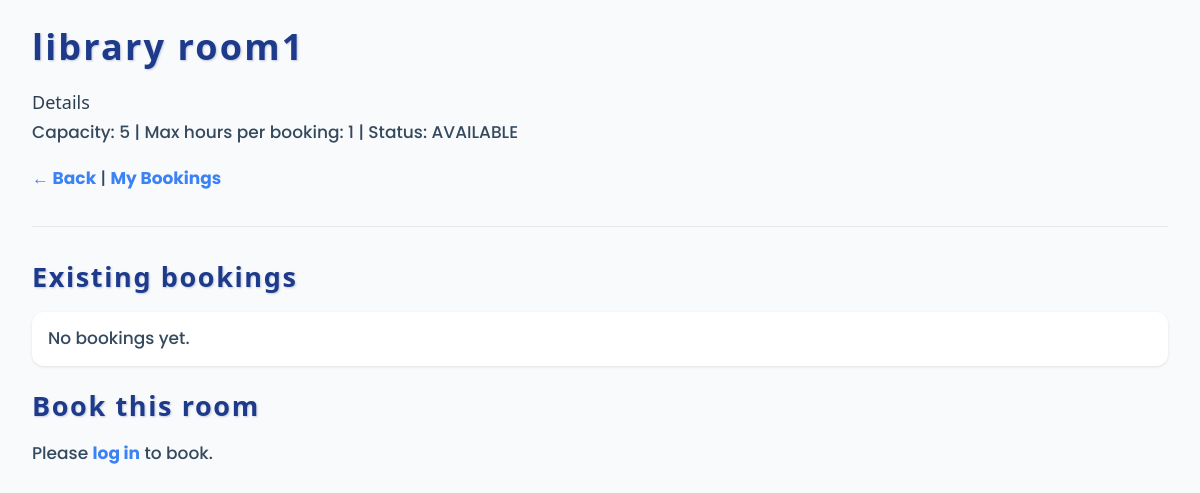
The page /room/1/ on the database its author committed.
### booking/models.py (models this page shows, shortened)
class Room(models.Model):
    name = models.CharField(max_length=100)
    capacity = models.IntegerField(default=0)
    max_hours = models.IntegerField(default=1)
    status = models.CharField(max_length=20, default="AVAILABLE")
    image = models.ImageField(upload_to="rooms/", null=True, blank=True)

### booking/views.py (the view)
# urls.py: path("room/<int:room_id>/", views.room_detail, name="room_detail"),
def room_detail(request, room_id):
    room = get_object_or_404(Room, pk=room_id)
    bookings = Booking.objects.filter(room=room)
    if request.method == "POST":
        if not request.user.is_authenticated:
            return redirect(f"{reverse('login')}?next={request.path}")
        instance = Booking(room_id=room.id, user_id=request.user.id)
        form = BookingForm(request.POST, instance=instance)
        if form.is_valid():
            try:
                form.save()
                return redirect("room_detail", room_id=room.id)
            except Exception as e:
                form.add_error(None, str(e))
    else:
        instance = Booking(room_id=room.id, user_id=request.user.id if request.user.is_authenticated else None)
        form = BookingForm(instance=instance)
    return render(request, "booking/room_detail.html", {
        "room": room,
        "bookings": bookings,
        "form": form
    })

### booking/templates/booking/room_detail.html (shortened to what this page needs)
{% load static %}
<!DOCTYPE html>
<html lang="en">
<head>
  <link rel="stylesheet" href="{% static 'booking/css/style.css' %}">
</head>
<body>
  <h1>{{ room.name }}</h1>
  <p1>Details</p1>
  <p>
    Capacity: {{ room.capacity }} |
    Max hours per booking: {{ room.max_hours }} |
    Status: {{ room.status }}
  </p>
  <p><a href="/">← Back</a>  |  <a href="{% url 'mine' %}">My Bookings</a></p>
<hr>
  <h2>Existing bookings</h2>
  <ul>
    {% for b in bookings %}
      <li>{{ b.start_time }} → {{ b.end_time }} ({{ b.user.username }})</li>
    {% empty %}
      <li>No bookings yet.</li>
    {% endfor %}
  </ul>
  <h2>Book this room</h2>
  {% if room.status != "AVAILABLE" %}
    <div class="msg err">This room is currently unavailable for booking.</div>
  {% else %}
    {% if user.is_authenticated %}
      {% if form.non_field_errors %}
        <div class="msg err">{{ form.non_field_errors }}</div>
      {% endif %}
      <form method="post">
        {% csrf_token %}
        {{ form.as_p }}
        <button type="submit">Book</button>
      </form>
    {% else %}
      <p>Please <a href="{% url 'login' %}?next={{ request.path }}">log in</a> to book.</p>
    {% endif %}
  {% endif %}
</body>
</html>

### booking/static/booking/css/style.css (style rules this page uses)
body { font-family: 'Poppins', system-ui, Segoe UI, Roboto, Arial, sans-serif; background-color: #f9fafb; color: #1f2937; margin: 1rem; line-height: 1.6; }
h1, h2, h3 { font-weight: 700; color: #111827; margin-bottom: 0.75rem; }
a { color: #3b82f6; text-decoration: none; transition: color 0.2s ease-in-out; }
ul { list-style-type: none; padding-left: 0; font-family: 'Poppins', system-ui, sans-serif; }
ul li { background-color: white; margin-bottom: 0.75rem; padding: 0.75rem 1rem; border-radius: 0.75rem; box-shadow: 0 1px 3px rgb(0 0 0 / 0.1); }
p { margin-top: 0; margin-bottom: 1rem; font-family: 'Poppins', system-ui, sans-serif; }
hr { border: none; border-top: 1px solid #e5e7eb; margin: 2rem 0; }
a { color: #3b82f6; text-decoration: none; font-weight: 600; position: relative; transition: color 0.3s ease, transform 0.15s ease; cursor: pointer; }
a::after { content: ''; position: absolute; width: 100%; height: 2px; bottom: -3px; left: 0; background-color: #3b82f6; transform: scaleX(0); transform-origin: right; transition: transform 0.3s ease; }
body { font-family: 'Yoppin', system-ui, Segoe UI, Roboto, Arial, sans-serif; background-color: #f9fafb; color: #2c3e50; margin: 1.5rem 2rem; line-height: 1.75; font-size: 18px; }
h1, h2, h3 { font-weight: 800; color: #1e3a8a; margin-bottom: 1rem; letter-spacing: 0.06em; line-height: 1.3; text-shadow: 1px 1px 2px rgba(30, 58, 138, 0.25); }
p, li, label, a, span { font-weight: 500; font-size: 17px; color: #34495e; }
a { color: #3b82f6; font-weight: 700; text-decoration: none; transition: color 0.3s ease; }
ul { list-style-type: none; padding-left: 0; }
p { margin-top: 0; margin-bottom: 1rem; }

### booking/templates/booking/room_detail.html (style rules this page uses)
body { font-family:system-ui,Segoe UI,Roboto,Arial }

### rows shown on the page
Room: name "library room1", capacity "5", max_hours "1", status "AVAILABLE"
